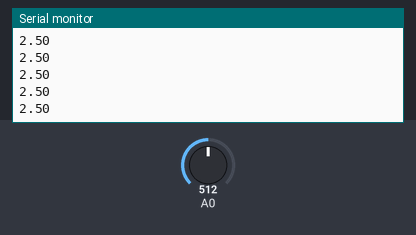
A sketch run on a simulated Arduino Uno, built with avr-gcc and run on an emulated ATmega328P. On the bench: the last lines printed to the serial monitor. Inputs (shaded band) come from the test bench; at power-on: A0 = 512.

Above: at 1.2 s.
1.3 s: A0 set to 716
At 1.33 s:
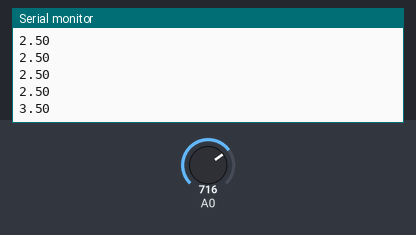
2.8 s: A0 set to 900
At 2.84 s:
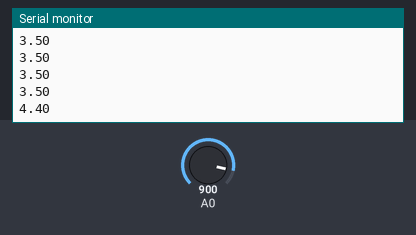
Timing chart, 0 to 5.8 s (numbered marks = the images above; inputs shaded):
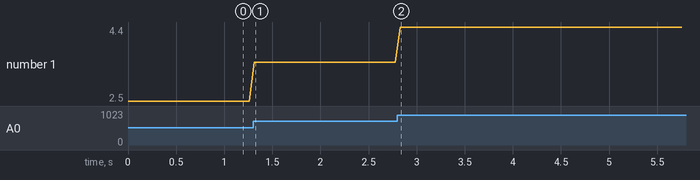

Measured:
- after the input at 1.3 s, the serial monitor: prints a new line at once (image 1)
- after the input at 2.8 s, the serial monitor: prints a new line at once (image 2)
- plotted number 1: 2.5 → 3.5 after the input at 1.3 s, 3.5 → 4 after the input at 2.8 s

The sketch:

Zad1.ino
```cpp
void setup() {
 Serial.begin(19200);

}

void loop() {
  int rawValue = analogRead(A0);
  float voltage = rawValue * (5.0 / 1023.0);
  Serial.println(voltage);
  delay(50);

}
```
